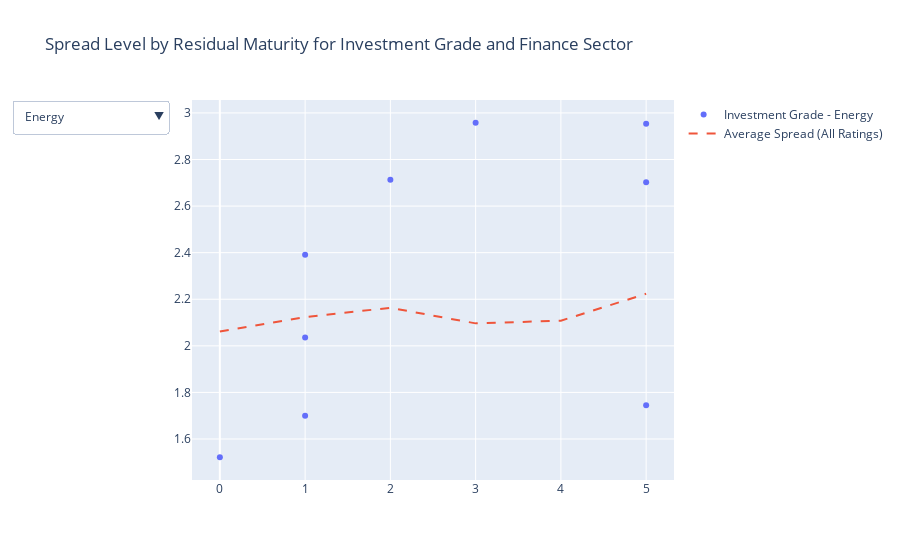

The cell this chart's notebook holds for it:
### Code cell
import plotly.graph_objects as go

# Create dropdown menus for selecting rating category and sector
rating_dropdown = [{'label': 'Investment Grade', 'method': 'update', 'args': [{'visible': [rating == 'Investment Grade' for rating in df['Rating Subcategory'].unique()]}, {'title': 'Spread Level by Residual Maturity for Investment Grade'}]},
                   {'label': 'Speculative Grade', 'method': 'update', 'args': [{'visible': [rating == 'Speculative Grade' for rating in df['Rating Subcategory'].unique()]}, {'title': 'Spread Level by Residual Maturity for Speculative Grade'}]}]

sector_dropdown = [{'label': sector, 'method': 'update', 'args': [{'visible': [sector == s for s in df['Sector'].unique()]}, {'title': f'Spread Level by Residual Maturity for {sector} Sector'}]} for sector in df['Sector'].unique()]

# Plot the graph
fig = go.Figure()

# Add traces for individual spread levels by rating category and sector
for rating in df['Rating Subcategory'].unique():
    for sector in df['Sector'].unique():
        filtered_data = df[(df['Rating Subcategory'] == rating) & (df['Sector'] == sector)]
        fig.add_trace(go.Scatter(x=filtered_data['Residual Maturity'], y=filtered_data['Spread Level'], mode='markers', name=f'{rating} - {sector}', visible=(rating == df['Rating Subcategory'].unique()[0] and sector == df['Sector'].unique()[0])))

# Add the curve for the whole dataset averaging all ratings
avg_spread_all = df.groupby('Residual Maturity')['Spread Level'].mean().reset_index()
fig.add_trace(go.Scatter(x=avg_spread_all['Residual Maturity'], y=avg_spread_all['Spread Level'], mode='lines', line=dict(dash='dash'), name='Average Spread (All Ratings)'))

# Update layout with dropdown menus and initial titles
fig.update_layout(updatemenus=[{'buttons': rating_dropdown, 'direction': 'down', 'showactive': True},
                               {'buttons': sector_dropdown, 'direction': 'down', 'showactive': True}], title='Spread Level by Residual Maturity for Investment Grade and Finance Sector')

fig.show()

### Figure 1 — Plotly figure (JSON) as saved in the notebook; plotly's stock layout.template omitted (floating-point values rounded to 4 significant figures)
{"data": [{"mode": "markers", "name": "Investment Grade - Energy", "type": "scatter", "visible": true, "x": [5, 1, 1, 0, 2, 5, 5, 3, 1], "y": [2.953, 2.036, 2.392, 1.522, 2.713, 2.702, 1.745, 2.958, 1.7]}, {"mode": "markers", "name": "Investment Grade - Finance", "type": "scatter", "visible": false, "x": [0, 1, 1, 3, 5, 3, 3, 5, 4, 0, 0], "y": [2.269, 1.484, 2.633, 1.377, 1.971, 1.358, 1.869, 2.29, 1.94, 2.767, 1.662]}, {"mode": "markers", "name": "Investment Grade - Technology", "type": "scatter", "visible": false, "x": [5, 1, 2, 4], "y": [2.931, 2.161, 1.46, 1.087]}, {"mode": "markers", "name": "Investment Grade - Telecommunications", "type": "scatter", "visible": false, "x": [2, 2, 2, 1, 5, 3, 3, 3, 2], "y": [2.967, 2.016, 2.675, 2.401, 2.571, 2.947, 2.989, 2.488, 2.338]}, {"mode": "markers", "name": "Investment Grade - Consumer Goods", "type": "scatter", "visible": false, "x": [4, 5, 0, 3, 5], "y": [2.062, 2.597, 2.47, 2.083, 1.559]}, {"mode": "markers", "name": "Investment Grade - Healthcare", "type": "scatter", "visible": false, "x": [0, 5, 3, 1, 1, 4], "y": [1.739, 2.606, 1.35, 2.338, 2.989, 2.906]}, {"mode": "markers", "name": "Speculative Grade - Energy", "type": "scatter", "visible": false, "x": [2, 0, 0, 4, 5, 0, 1, 0, 3, 1], "y": [1.066, 2.106, 2.422, 2.881, 2.693, 1.809, 2.776, 1.036, 1.998, 2.144]}, {"mode": "markers", "name": "Speculative Grade - Finance", "type": "scatter", "visible": false, "x": [4, 1, 5, 0, 1, 5, 4, 3, 3, 0, 3], "y": [1.822, 2.717, 1.192, 2.88, 1.568, 1.611, 1.352, 1.616, 2.273, 2.728, 2.495]}, {"mode": "markers", "name": "Speculative Grade - Technology", "type": "scatter", "visible": false, "x": [3, 1, 1, 0, 5, 2], "y": [1.69, 1.301, 1.652, 1.44, 2.993, 2.18]}, {"mode": "markers", "name": "Speculative Grade - Telecommunications", "type": "scatter", "visible": false, "x": [3, 2, 3, 2, 4, 5, 1, 1], "y": [2.361, 2.185, 2.033, 2.765, 2.871, 2.085, 2.812, 2.537]}, {"mode": "markers", "name": "Speculative Grade - Consumer Goods", "type": "scatter", "visible": false, "x": [1, 0, 1, 1, 0, 3, 1, 4, 4], "y": [1.941, 2.619, 1.795, 2.351, 1.457, 2.117, 1.558, 1.988, 2.018]}, {"mode": "markers", "name": "Speculative Grade - Healthcare", "type": "scatter", "visible": false, "x": [4, 1, 5, 1, 2, 4, 4, 2, 3, 4, 5, 4], "y": [1.896, 1.162, 1.798, 2.392, 1.697, 1.418, 2.964, 1.897, 1.733, 2.442, 1.501, 1.973]}, {"line": {"dash": "dash"}, "mode": "lines", "name": "Average Spread (All Ratings)", "type": "scatter", "x": [0, 1, 2, 3, 4, 5], "y": [2.062, 2.123, 2.163, 2.096, 2.108, 2.223]}], "layout": {"title": {"text": "Spread Level by Residual Maturity for Investment Grade and Finance Sector"}, "updatemenus": [{"buttons": [{"args": [{"visible": [true, false]}, {"title": "Spread Level by Residual Maturity for Investment Grade"}], "label": "Investment Grade", "method": "update"}, {"args": [{"visible": [false, true]}, {"title": "Spread Level by Residual Maturity for Speculative Grade"}], "label": "Speculative Grade", "method": "update"}], "direction": "down", "showactive": true}, {"buttons": [{"args": [{"visible": [true, false, false, false, false, false]}, {"title": "Spread Level by Residual Maturity for Energy Sector"}], "label": "Energy", "method": "update"}, {"args": [{"visible": [false, true, false, false, false, false]}, {"title": "Spread Level by Residual Maturity for Finance Sector"}], "label": "Finance", "method": "update"}, {"args": [{"visible": [false, false, true, false, false, false]}, {"title": "Spread Level by Residual Maturity for Technology Sector"}], "label": "Technology", "method": "update"}, {"args": [{"visible": [false, false, false, true, false, false]}, {"title": "Spread Level by Residual Maturity for Telecommunications Sector"}], "label": "Telecommunications", "method": "update"}, {"args": [{"visible": [false, false, false, false, true, false]}, {"title": "Spread Level by Residual Maturity for Consumer Goods Sector"}], "label": "Consumer Goods", "method": "update"}, {"args": [{"visible": [false, false, false, false, false, true]}, {"title": "Spread Level by Residual Maturity for Healthcare Sector"}], "label": "Healthcare", "method": "update"}], "direction": "down", "showactive": true}]}}
